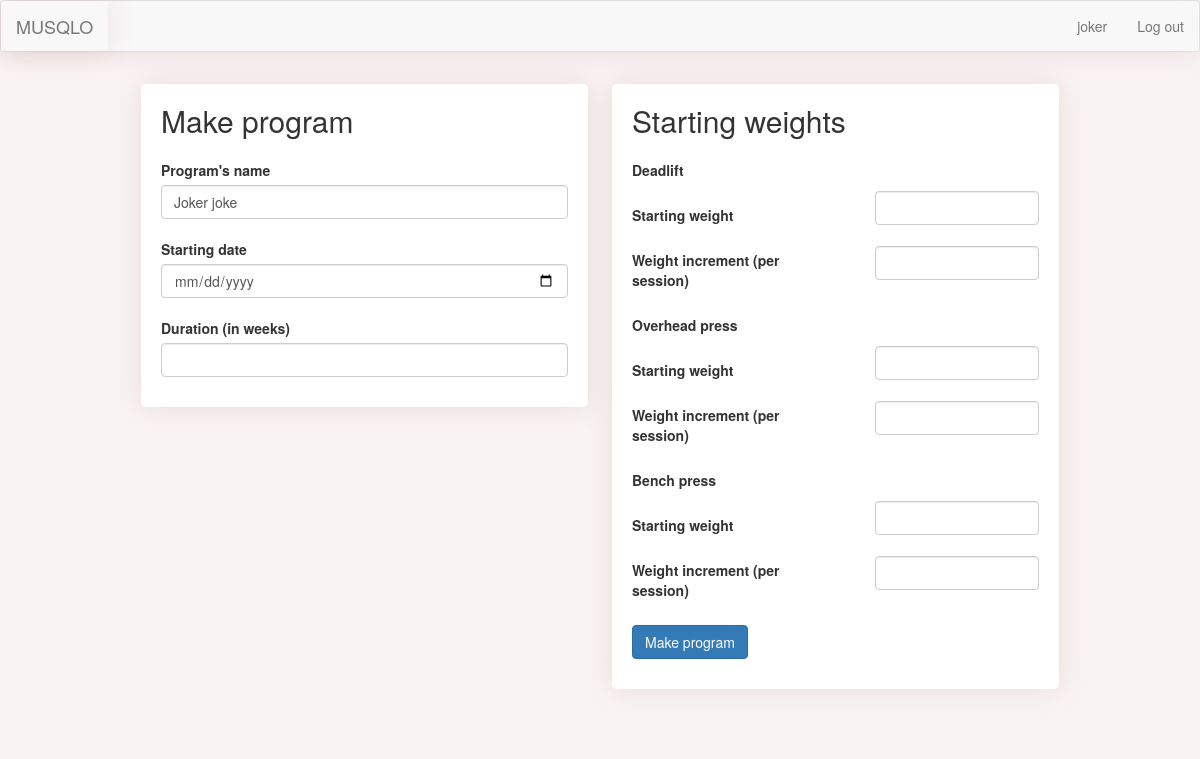
Before: /program-templates/1/make_program (signed in) with the older database file.
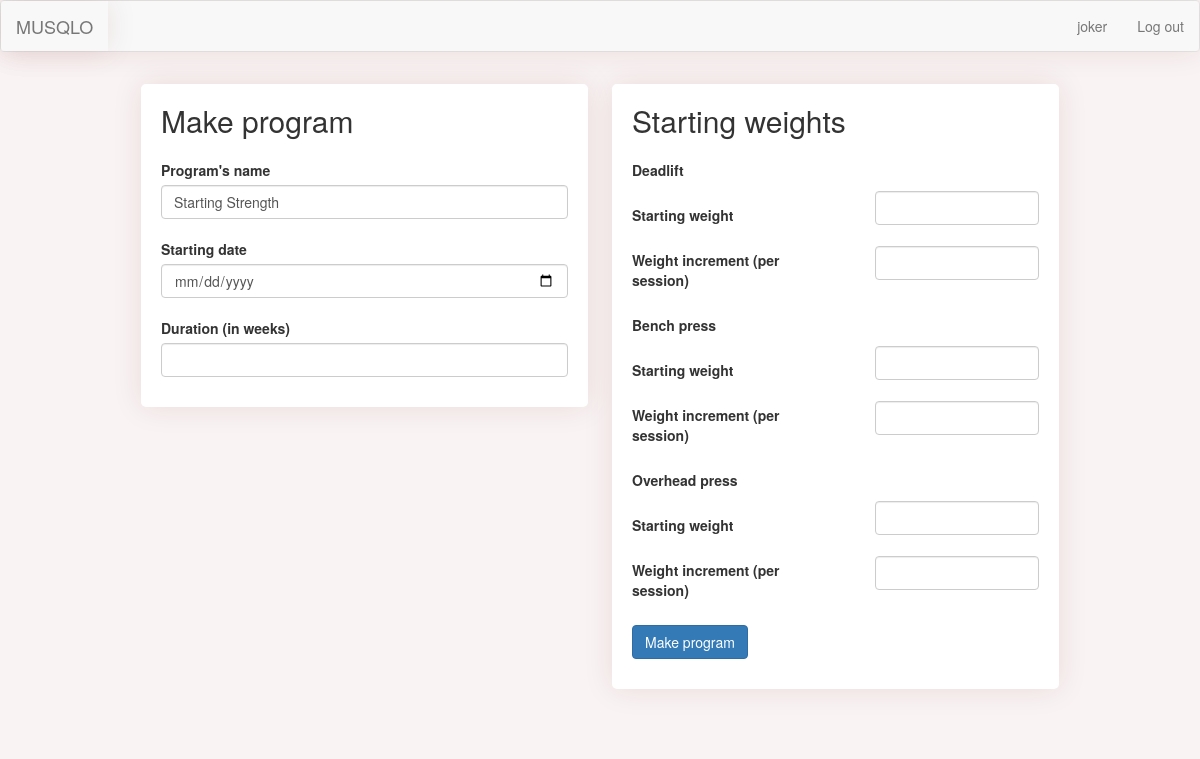
After: the same page with the newer database file.
### main.py (models this page shows)
class ProgramTemplate(db.Model):
    __tablename__ = "programTemplates"
    id = Column(Integer, primary_key=True)
    user_id = Column(Integer, ForeignKey("users.id"))
    user = relationship("User", back_populates="program_templates")
    name = Column(String(250), nullable=False)
    workout_templates = relationship("WorkoutTemplate", back_populates="parent_program_template")

### main.py (the view, shortened to what this page needs)
@app.route("/program-templates/<int:program_template_id>/make_program", methods=["GET", "POST"])
@protect_program_template
def make_program(program_template_id):
    requested_program_template = ProgramTemplate.query.get(program_template_id)
    exercises = []
    for workout_template in requested_program_template.workout_templates:
        for exercise_template in workout_template.exercise_templates:
            if exercise_template.type not in exercises:
                exercises.append(exercise_template.type)
    make_program_form = MakeProgramForm(
        name=requested_program_template.name,
        exercises=exercises
    )
    for count, value in enumerate(make_program_form.exercises):
        value.label = Label(field_id=value.id, text=exercises[count])
        value.name = exercises[count]
    return render_template("make-program.html", form=make_program_form)

### forms.py
class MakeProgramForm(FlaskForm):
    name = StringField("Program's name", validators=[DataRequired()])
    weeks = IntegerField("Duration (in weeks)", validators=[DataRequired()])
    starting_date = DateField("Starting date", format='%Y-%m-%d', validators=[DataRequired()])
    exercises = FieldList(FormField(SetWeightsForm))
    make = SubmitField("Make program")

class SetWeightsForm(Form):
    starting_weight = IntegerField("Starting weight", validators=[DataRequired()], render_kw={"class": "form-control"})
    increment = IntegerField("Weight increment (per session)", validators=[DataRequired()], render_kw={"class": "form-control"})

### main.py (called while the page is built)
@login_manager.user_loader
def load_user(user_id):
    return User.query.get(int(user_id))

def protect_program_template(f):
    @wraps(f)
    def decorated_function(program_template_id, *args, **kwargs):
        requested_program_template = ProgramTemplate.query.get(program_template_id)
        if requested_program_template.user_id != current_user.id:
            return abort(403)
        return f(program_template_id, *args, **kwargs)
    return decorated_function

### templates/make-program.html (shortened to what this page needs)
{% extends 'bootstrap/base.html' %}
{% block content %}
{% include "header.html" %}
    <form action="" method="post" role="form">
        <div class="row">
            <div class="col-lg-6">
                <div class="card">
                <h2 class="card-title">Make program</h2>
                {{ form.name.label }} {{ form.name(class_="form-control") }}
                {{ form.starting_date.label }} {{ form.starting_date(class_="form-control") }}
                {{ form.weeks.label }} {{ form.weeks(class_="form-control") }}
            </div>
            </div>
            <div class="col-lg-6">
                <div class="card">
                <h2 class="card-title">Starting weights</h2>
                {% for nested in form.exercises %}
                    {{ nested.label }}
                    {{ nested }}
                {% endfor %}
                {{ form.make(class_="btn btn-primary") }}
                </div>
            </div>
        </div>
    </form>
</div>
{% include "footer.html" %}
{% endblock %}

Changed rows visible on the page:
changed ProgramTemplate: name "Joker joke" → "Starting Strength"
